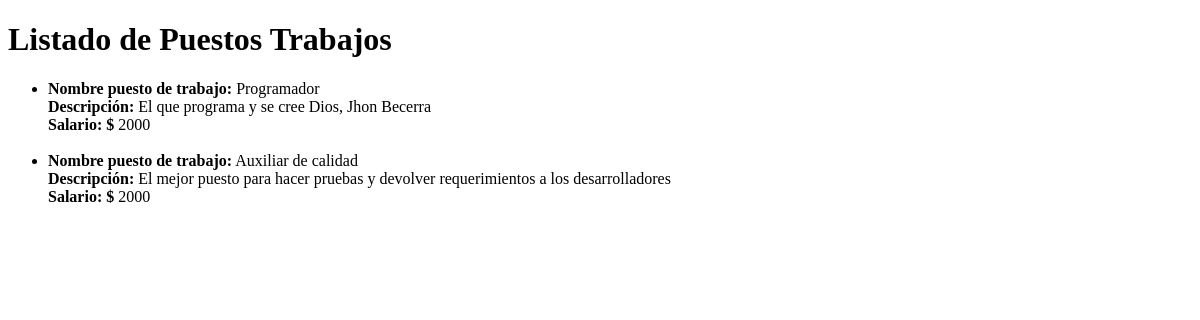
The app's page /company/listar_job/, older data.
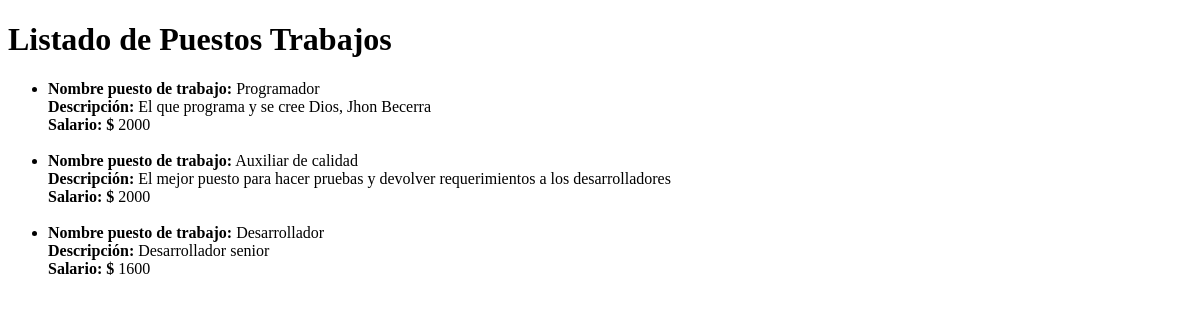
The same page, newer data.
### company/models.py (models this page shows)
class Job(models.Model):
  name        = models.CharField(max_length=15, blank=False, null=False)
  description = models.TextField(null=False)
  salary      = models.ForeignKey(Salary, on_delete=models.CASCADE)

class Salary(models.Model):
  amount    = models.IntegerField(null=False, blank=False)
  extra_dec = models.BooleanField(default=False)
  extra_jun = models.BooleanField(default=False)

### company/views.py (the view)
# urls.py: path('listar_job/', views.listar_job, name='listar_job'),
def listar_job(request):
    jobs = Job.objects.all()
    return render(request, 'listar_job.html', {'jobs': jobs})

### templates/listar_job.html (shortened to what this page needs)
<!DOCTYPE html>
<html lang="es">
<head>
</head>
<body>
    <h1>Listado de Puestos Trabajos</h1>
    <ul>
        {% for job in jobs %}
            <li>
                <strong>Nombre puesto de trabajo:</strong> {{ job.name }}<br>
                <strong>Descripción:</strong> {{ job.description }}<br>
                <strong>Salario: $</strong> {{ job.salary.amount }}<br><br>
            </li>
        {% endfor %}
    </ul>
</body>
</html>

Row changes from the older to the newer data that the page shows:
added Job: name "Desarrollador", description "Desarrollador senior", salary.amount "1600"
